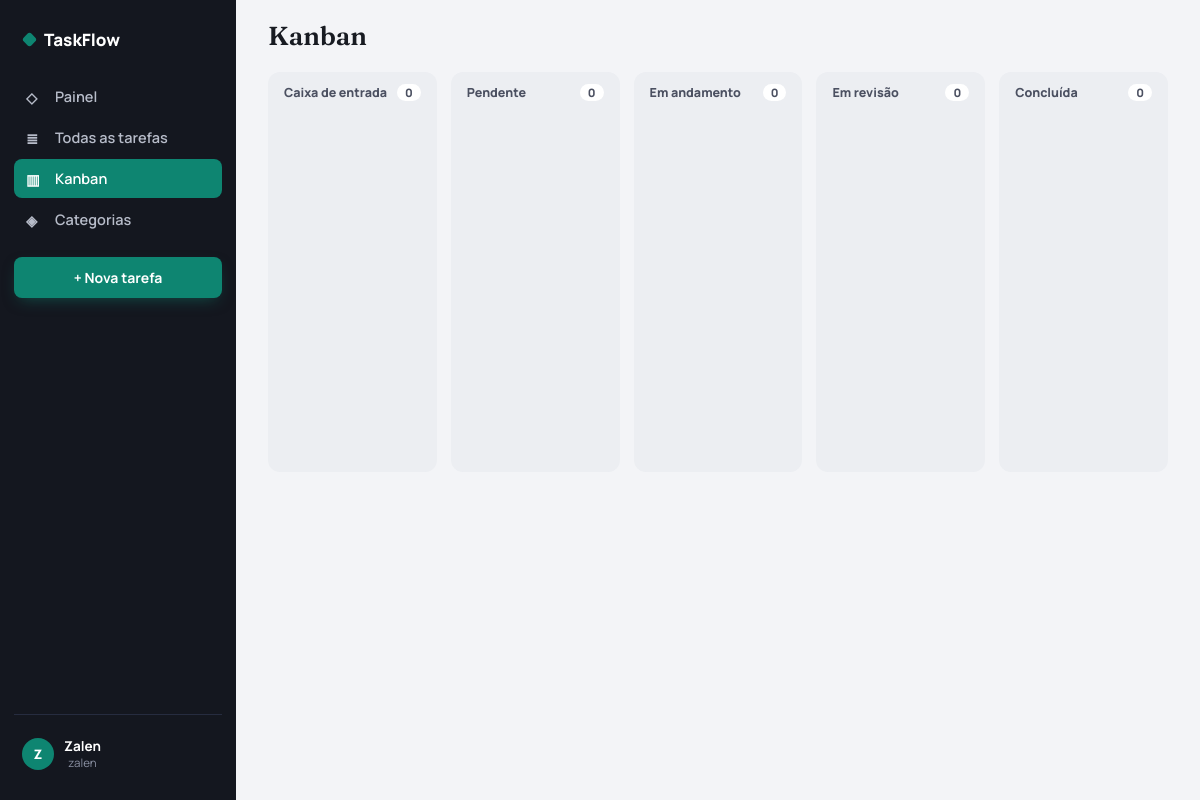
Before: /kanban.php (signed in) with the older database file.
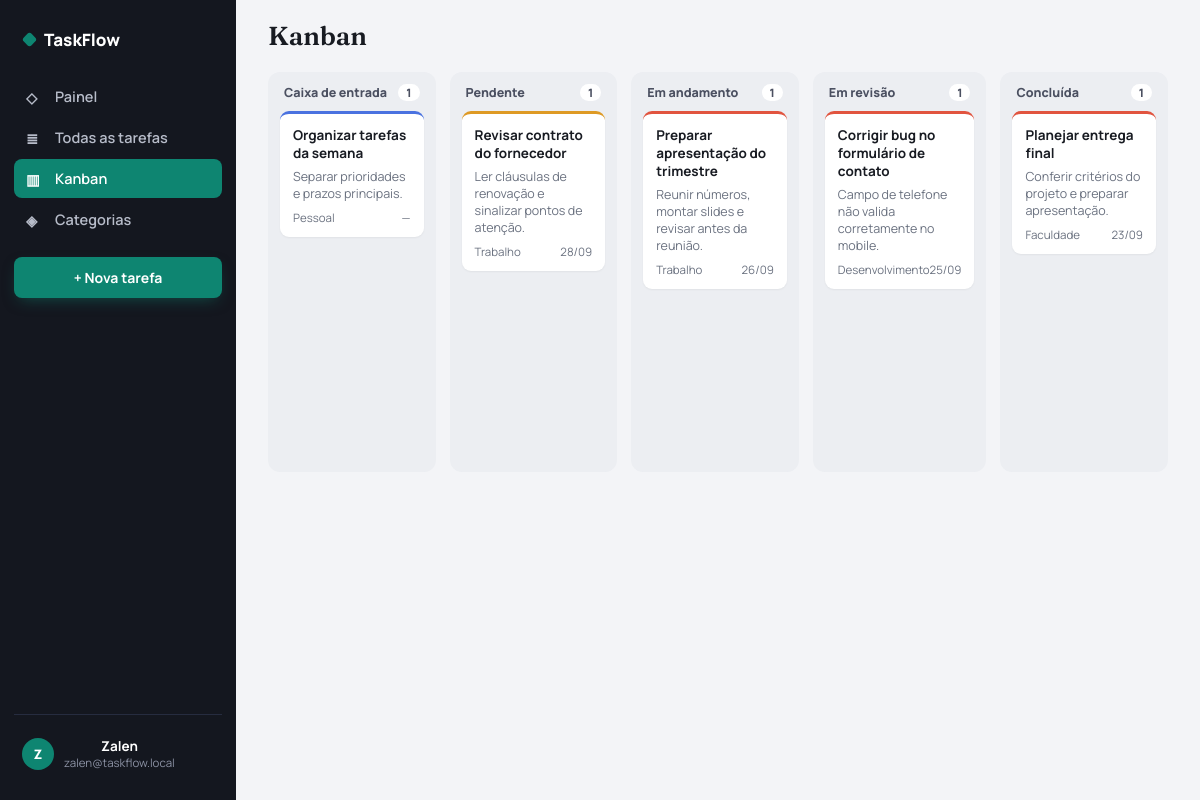
After: the same page with the newer database file.
### tables this page shows
CREATE TABLE users (
    id INT UNSIGNED NOT NULL AUTO_INCREMENT,
    username VARCHAR(50) NOT NULL,
    email VARCHAR(255) NULL,
    name VARCHAR(100) NOT NULL,
    profile VARCHAR(100) NOT NULL DEFAULT 'Freelancer / Criador',
    password_hash VARCHAR(255) NOT NULL,
    created_at TIMESTAMP NOT NULL DEFAULT CURRENT_TIMESTAMP,
    PRIMARY KEY (id),
    UNIQUE KEY uq_users_username (username),
    UNIQUE KEY uq_users_email (email)
);

CREATE TABLE tasks (
    id BIGINT UNSIGNED NOT NULL AUTO_INCREMENT,
    user_id INT UNSIGNED NOT NULL,
    title VARCHAR(120) NOT NULL,
    description TEXT NULL,
    category VARCHAR(60) NULL,
    status ENUM('inbox','pending','progress','review','done') NOT NULL DEFAULT 'inbox',
    priority ENUM('low','normal','high','urgent') NOT NULL DEFAULT 'normal',
    due_date DATE NULL,
    created_at TIMESTAMP NOT NULL DEFAULT CURRENT_TIMESTAMP,
    updated_at TIMESTAMP NOT NULL DEFAULT CURRENT_TIMESTAMP ON UPDATE CURRENT_TIMESTAMP,
    PRIMARY KEY (id),
    KEY idx_tasks_user_status (user_id, status),
    KEY idx_tasks_user_due (user_id, due_date),
    KEY idx_tasks_user_category (user_id, category),
    KEY idx_tasks_user_updated (user_id, updated_at),
    CONSTRAINT fk_tasks_user FOREIGN KEY (user_id) REFERENCES users(id) ON DELETE CASCADE
);

### includes/bootstrap.php (called while the page is built, shortened)
<?php
require_once __DIR__ . '/../config/database.php';
function e(mixed $value): string {
    return htmlspecialchars((string)$value, ENT_QUOTES, 'UTF-8');
}
function first_char(string $value): string {
    return function_exists('mb_substr') ? mb_substr($value, 0, 1, 'UTF-8') : substr($value, 0, 1);
}
function truncate_text(string $value, int $limit): string {
    if (function_exists('mb_strlen') && function_exists('mb_substr')) {
        return mb_strlen($value, 'UTF-8') > $limit ? mb_substr($value, 0, $limit - 1, 'UTF-8') . '…' : $value;
    }
    return strlen($value) > $limit ? substr($value, 0, max(0, $limit - 3)) . '...' : $value;
}
function csrf_token(): string {
    return $_SESSION['csrf'];
}
function current_user(): ?array {
    try {
        $stmt = db()->prepare('SELECT id, username, email, name, profile FROM users WHERE id = :id LIMIT 1');
        $stmt->execute(['id' => (int)$_SESSION['user_id']]);
        $user = $stmt->fetch();
        return $user ?: null;
    } catch (RuntimeException $e) {
        return null;
    }
}
function require_auth(): array {
    $user = current_user();
    return $user;
}
function statuses(): array {
    return [
        'inbox' => 'Caixa de entrada',
        'pending' => 'Pendente',
        'progress' => 'Em andamento',
        'review' => 'Em revisão',
        'done' => 'Concluída',
    ];
}
function due_class(?string $date, string $status): string {
    if (!$date || $status === 'done') return '';
    $today = date('Y-m-d');
    if ($date === $today) return 'today';
    $limit = date('Y-m-d', strtotime('+7 days'));
    if ($date <= $limit) return 'upcoming';
    return '';
}

### config/database.php (called while the page is built, shortened)
<?php
function db(bool $withoutDatabase = false): PDO {
    static $connections = [];
    $key = $withoutDatabase ? 'server' : 'database';
    if (isset($connections[$key])) {
        return $connections[$key];
    }
    $dsn = $withoutDatabase
        ? 'mysql:host=' . DB_HOST . ';port=' . DB_PORT . ';charset=utf8mb4'
        : 'mysql:host=' . DB_HOST . ';port=' . DB_PORT . ';dbname=' . DB_NAME . ';charset=utf8mb4';
    try {
        $pdo = new PDO($dsn, DB_USER, DB_PASS, [
            PDO::ATTR_ERRMODE => PDO::ERRMODE_EXCEPTION,
            PDO::ATTR_DEFAULT_FETCH_MODE => PDO::FETCH_ASSOC,
            PDO::ATTR_EMULATE_PREPARES => false,
        ]);
    } catch (PDOException $e) {
        throw new RuntimeException(
            $withoutDatabase
                ? 'Não foi possível conectar ao MySQL. Confirme se o MySQL está iniciado no XAMPP e revise config/database.php.'
                : 'Banco TaskFlow ainda não está disponível. Acesse install.php para criar o banco e as tabelas.',
            0,
            $e
        );
    }
    return $pdo;
}

### kanban.php (the view)
<?php
require_once __DIR__ . '/includes/bootstrap.php';
$user = require_auth();
$uid = (int)$user['id'];
$stmt = db()->prepare('SELECT id,user_id,title,description,category,status,priority,due_date,created_at,updated_at FROM tasks WHERE user_id=:uid ORDER BY updated_at DESC,id DESC');
$stmt->execute(['uid'=>$uid]);
$all = $stmt->fetchAll();
$groups = array_fill_keys(array_keys(statuses()), []);
foreach ($all as $task) if (isset($groups[$task['status']])) $groups[$task['status']][] = $task;
function k_priority_class(string $priority): string { return ['urgent'=>'p-alta','high'=>'p-alta','normal'=>'p-media','low'=>'p-baixa'][$priority] ?? 'p-media'; }
$pageTitle = 'Kanban'; $activePage = 'kanban';
include __DIR__ . '/includes/header.php';
?>
<div class="kanban" data-kanban data-csrf="<?=e(csrf_token())?>">
<?php foreach(statuses() as $status=>$label): ?>
    <section class="kcol" data-status="<?=e($status)?>">
        <h4><?=e($label)?><span><?=count($groups[$status])?></span></h4>
        <?php foreach($groups[$status] as $task): ?>
            <article class="kcard <?=k_priority_class($task['priority'])?>" draggable="true" data-id="<?=e($task['id'])?>" onclick="location.href='tasks.php?action=view&id=<?=e($task['id'])?>'">
                <div class="tt"><?=e($task['title'])?></div>
                <?php if (!empty($task['description'])): ?><p style="font-size:12.5px;color:var(--muted);margin-bottom:8px"><?=e(truncate_text((string)$task['description'], 85))?></p><?php endif; ?>
                <div class="meta"><span><?=e($task['category'] ?: 'Sem categoria')?></span><span class="<?=due_class($task['due_date'] ?? null,$task['status'])==='overdue'?'due-late':''?>"><?=!empty($task['due_date'])?e(date('d/m',strtotime($task['due_date']))):'—'?></span></div>
            </article>
        <?php endforeach; ?>
    </section>
<?php endforeach; ?>
</div>
<?php include __DIR__ . '/includes/footer.php'; ?>

### includes/header.php (shortened to what the changed rows need)
<?php
$names = preg_split('/\s+/', trim((string)($user['name'] ?? 'User'))) ?: ['User'];
$initials = strtoupper(first_char($names[0] ?? 'U') . first_char($names[1] ?? ''));
$email = $user['email'] ?? $user['username'] ?? '';
?>
<!doctype html>
<html lang="pt-BR">
<head>
    <link rel="stylesheet" href="assets/css/app.css">
</head>
<body>
<div class="app show" data-csrf="<?=e(csrf_token())?>">
    <aside class="sidebar" id="sidebar">
        <div class="sidebar-foot">
            <button class="user-row" type="button" data-profile-toggle>
                <div class="avatar"><?=e($initials ?: 'U')?></div>
                <div><div class="user-name"><?=e($user['name'] ?? '')?></div><div class="user-mail"><?=e($email)?></div></div>
            </button>
        </div>
    </aside>
    <div class="main">
        <header class="topbar">
            <div style="display:flex;align-items:center;gap:12px">
                <h1><?=e($pageTitle)?></h1>
            </div>
        </header>
        <main class="content">

Changed rows visible on the page:
changed users "Zalen": email "zalen" → "zalen@taskflow.local"
added tasks: title "Organizar tarefas da semana", description "Separar prioridades e prazos principais.", category "Pessoal", priority "low" (drawn), shown under "Caixa de entrada"
added tasks: title "Revisar contrato do fornecedor", description "Ler cláusulas de renovação e sinalizar pontos de atenção.", category "Trabalho", due_date "28/09", priority "normal" (drawn), shown under "Pendente"
added tasks: title "Preparar apresentação do trimestre", description "Reunir números, montar slides e revisar antes da reunião.", category "Trabalho", due_date "26/09", shown under "Em andamento"
added tasks: title "Corrigir bug no formulário de contato", description "Campo de telefone não valida corretamente no mobile.", category "Desenvolvimento", due_date "25/09", shown under "Em revisão"
added tasks: title "Planejar entrega final", description "Conferir critérios do projeto e preparar apresentação.", category "Faculdade", due_date "23/09", shown under "Concluída"
Other visible differences:
new list line: "Caixa de entrada 1"
new list line: "Pendente 1"
new list line: "Em andamento 1"
new list line: "Em revisão 1"
new list line: "Concluída 1"
list line gone: "Caixa de entrada 0"
list line gone: "Pendente 0"
list line gone: "Em andamento 0"
list line gone: "Em revisão 0"
list line gone: "Concluída 0"
